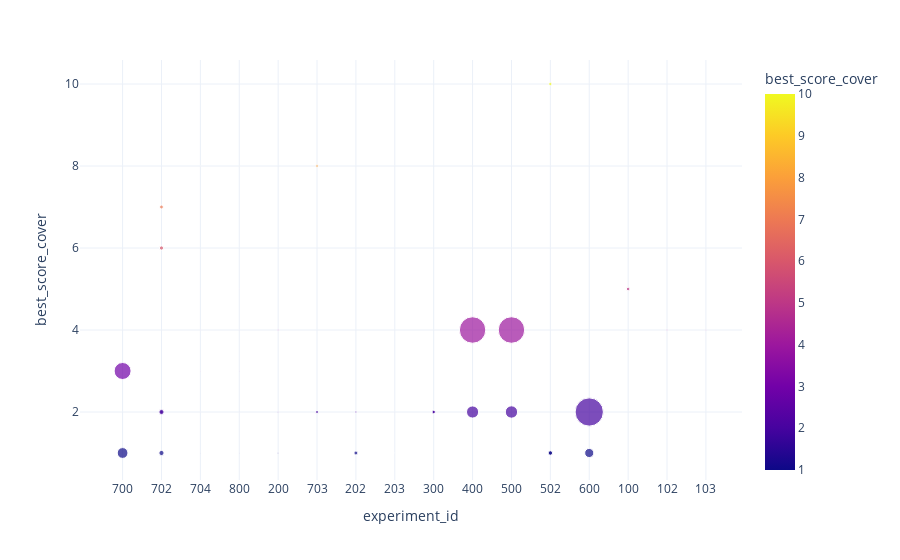

This figure's notebook cell:
### Code cell
fig = px.scatter(df[df['best_score_cover'] <= 10], x="experiment_id", y="best_score_cover", color='best_score_cover',
                 size='best_score_cover_rank', template='plotly_white')
fig.show()

### Figure 1 — Plotly figure (JSON) as saved in the notebook; plotly's stock layout.template omitted (floating-point values rounded to 4 significant figures)
{"data": [{"hovertemplate": "experiment_id=%{x}<br>best_score_cover=%{marker.color}<br>best_score_cover_rank=%{marker.size}<extra></extra>", "legendgroup": "", "marker": {"color": [3, 7, 8, 8, 5, 5, 4, 2, 8, 2, 2, 1, 2, 2, 1, 1, 1, 2, 4, 4, 1, 2, 2, 3, 3, 5, 4, 4, 1, 1, 2, 1, 1, 2, 2, 1, 2, 2, 2, 10, 1, 1, 6, 4, 4], "coloraxis": "coloraxis", "size": [24.91, 1.27, 0.008706, 0.008706, 0.007543, 0.007543, 0.1785, 1.184, 0.6862, 0.008419, 0.008419, 0.05123, 0.2839, 0.000544, 0.1234, 1.382, 0.004314, 0.9997, 60.46, 60.62, 1.577, 69.05, 2.384, 0.01626, 0.01626, 1.141, 0.2388, 0.06772, 1.75, 2.324, 0.8109, 0.01083, 0.01083, 0.1014, 0.3069, 0.001104, 0.9997, 12.77, 13.19, 0.9774, 7.191, 9.962, 1.549, 0.006532, 0.006532], "sizemode": "area", "sizeref": 0.1726, "symbol": "circle"}, "mode": "markers", "name": "", "orientation": "v", "showlegend": false, "type": "scatter", "x": ["700", "702", "704", "800", "704", "800", "200", "702", "703", "704", "800", "200", "202", "203", "200", "202", "203", "300", "400", "500", "502", "600", "702", "704", "800", "100", "102", "103", "502", "702", "703", "704", "800", "200", "202", "203", "300", "400", "500", "502", "600", "700", "702", "704", "800"], "xaxis": "x", "y": [3, 7, 8, 8, 5, 5, 4, 2, 8, 2, 2, 1, 2, 2, 1, 1, 1, 2, 4, 4, 1, 2, 2, 3, 3, 5, 4, 4, 1, 1, 2, 1, 1, 2, 2, 1, 2, 2, 2, 10, 1, 1, 6, 4, 4], "yaxis": "y"}], "layout": {"autosize": true, "coloraxis": {"colorbar": {"title": {"text": "best_score_cover"}}, "colorscale": [[0, "#0d0887"], [0.1111, "#46039f"], [0.2222, "#7201a8"], [0.3333, "#9c179e"], [0.4444, "#bd3786"], [0.5556, "#d8576b"], [0.6667, "#ed7953"], [0.7778, "#fb9f3a"], [0.8889, "#fdca26"], [1, "#f0f921"]]}, "legend": {"itemsizing": "constant", "tracegroupgap": 0}, "margin": {"t": 60}, "xaxis": {"anchor": "y", "autorange": true, "domain": [0, 1], "range": [-0.9557, 15.88], "title": {"text": "experiment_id"}, "type": "category"}, "yaxis": {"anchor": "x", "autorange": true, "domain": [0, 1], "range": [0.1902, 10.67], "title": {"text": "best_score_cover"}, "type": "linear"}}}
